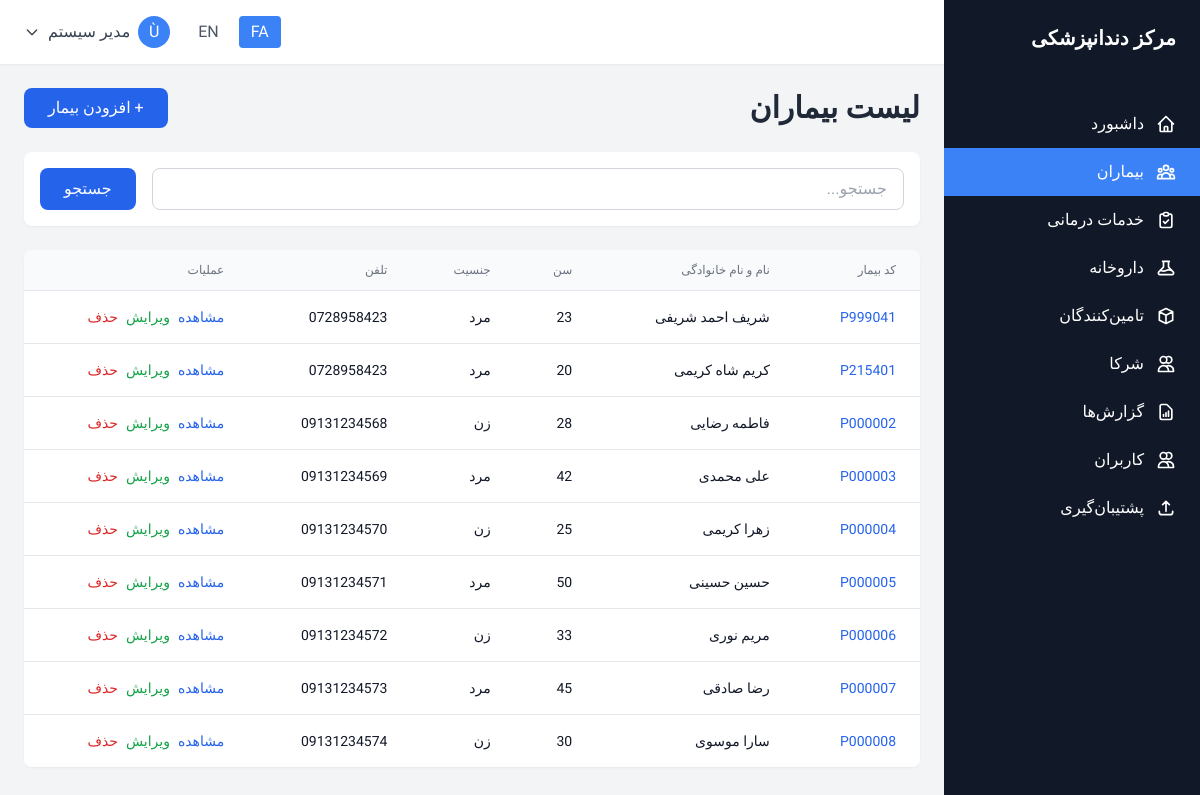
Page /patients/index.php (signed in) on the committed database.
### tables this page shows
CREATE TABLE IF NOT EXISTS system (
    id INT AUTO_INCREMENT PRIMARY KEY,
    record_type ENUM('setting', 'activity_log') NOT NULL,
    setting_key VARCHAR(50),
    setting_value TEXT,
    setting_type VARCHAR(20) DEFAULT 'text',
    description TEXT,
    user_id INT,
    action VARCHAR(50),
    table_name VARCHAR(50),
    record_id INT,
    ip_address VARCHAR(45),
    user_agent TEXT,
    created_at DATETIME DEFAULT CURRENT_TIMESTAMP,
    updated_at DATETIME DEFAULT CURRENT_TIMESTAMP ON UPDATE CURRENT_TIMESTAMP,
    INDEX idx_record_type (record_type),
    INDEX idx_setting_key (setting_key),
    INDEX idx_user_action (user_id, action),
    INDEX idx_table_record (table_name, record_id),
    INDEX idx_activity_date (created_at),
    UNIQUE KEY unique_setting (setting_key, record_type),
    FOREIGN KEY (user_id) REFERENCES users(id) ON DELETE SET NULL
);

CREATE TABLE IF NOT EXISTS patients (
    id INT AUTO_INCREMENT PRIMARY KEY,
    patient_code VARCHAR(20) UNIQUE NOT NULL,
    first_name VARCHAR(50) NOT NULL,
    last_name VARCHAR(50) NOT NULL,
    age INT,
    gender ENUM('male', 'female', 'other'),
    phone VARCHAR(20) NOT NULL,
    email VARCHAR(100),
    address TEXT,
    medical_history TEXT,
    allergies TEXT,
    notes TEXT,
    created_by INT,
    created_at DATETIME DEFAULT CURRENT_TIMESTAMP,
    updated_at DATETIME DEFAULT CURRENT_TIMESTAMP ON UPDATE CURRENT_TIMESTAMP,
    INDEX idx_patient_code (patient_code),
    INDEX idx_phone (phone),
    INDEX idx_name_phone (first_name, last_name, phone),
    INDEX idx_created_date (created_at),
    FOREIGN KEY (created_by) REFERENCES users(id) ON DELETE SET NULL
);

### patients/index.php (the view, shortened to what the rows shown need)
<?php
require_once '../config/config.php';
include '../includes/header.php';
$whereClause = '';
$params = [];
$patients = fetchAll("SELECT * FROM patients $whereClause ORDER BY created_at DESC", $params);
?>
<div class="space-y-6">
    <div class="flex items-center justify-between">
        <h1 class="text-3xl font-bold text-gray-800"><?php echo $lang['patient_list']; ?></h1>
    </div>
    <div class="bg-white rounded-lg shadow-sm overflow-hidden">
        <?php if (empty($patients)): ?>
            <div class="p-8 text-center text-gray-500">
                <?php echo $lang['no_data']; ?>
            </div>
        <?php else: ?>
            <div class="overflow-x-auto">
                <table class="min-w-full divide-y divide-gray-200">
                    <thead class="bg-gray-50">
                        <tr>
                            <th class="px-6 py-3 text-<?php echo $current_lang === 'fa' ? 'right' : 'left'; ?> text-xs font-medium text-gray-500 uppercase"><?php echo $lang['patient_code']; ?></th>
                            <th class="px-6 py-3 text-<?php echo $current_lang === 'fa' ? 'right' : 'left'; ?> text-xs font-medium text-gray-500 uppercase"><?php echo $lang['full_name']; ?></th>
                            <th class="px-6 py-3 text-<?php echo $current_lang === 'fa' ? 'right' : 'left'; ?> text-xs font-medium text-gray-500 uppercase"><?php echo $lang['age']; ?></th>
                            <th class="px-6 py-3 text-<?php echo $current_lang === 'fa' ? 'right' : 'left'; ?> text-xs font-medium text-gray-500 uppercase"><?php echo $lang['gender']; ?></th>
                            <th class="px-6 py-3 text-<?php echo $current_lang === 'fa' ? 'right' : 'left'; ?> text-xs font-medium text-gray-500 uppercase"><?php echo $lang['phone']; ?></th>
                            <th class="px-6 py-3 text-<?php echo $current_lang === 'fa' ? 'right' : 'left'; ?> text-xs font-medium text-gray-500 uppercase"><?php echo $lang['actions']; ?></th>
                        </tr>
                    </thead>
                    <tbody class="bg-white divide-y divide-gray-200">
                        <?php foreach ($patients as $patient): ?>
                        <tr class="hover:bg-gray-50">
                            <td class="px-6 py-4 whitespace-nowrap text-sm font-medium text-blue-600">
                                <?php echo $patient['patient_code']; ?>
                            </td>
                            <td class="px-6 py-4 whitespace-nowrap text-sm text-gray-900">
                                <?php echo htmlspecialchars($patient['first_name'] . ' ' . $patient['last_name']); ?>
                            </td>
                            <td class="px-6 py-4 whitespace-nowrap text-sm text-gray-900">
                                <?php echo $patient['age'] ?? '-'; ?>
                            </td>
                            <td class="px-6 py-4 whitespace-nowrap text-sm text-gray-900">
                                <?php echo $patient['gender'] ? $lang[$patient['gender']] : '-'; ?>
                            </td>
                            <td class="px-6 py-4 whitespace-nowrap text-sm text-gray-900">
                                <?php echo $patient['phone']; ?>
                            </td>
                            <td class="px-6 py-4 whitespace-nowrap text-sm font-medium">
                                <div class="flex gap-2">
                                    <a href="view.php?id=<?php echo $patient['id']; ?>"
                                       class="text-blue-600 hover:text-blue-900">
                                        <?php echo $lang['view']; ?>
                                    </a>
                                    <a href="edit.php?id=<?php echo $patient['id']; ?>"
                                       class="text-green-600 hover:text-green-900">
                                        <?php echo $lang['edit']; ?>
                                    </a>
                                    <button onclick="deletePatient(<?php echo $patient['id']; ?>)"
                                            class="text-red-600 hover:text-red-900">
                                        <?php echo $lang['delete']; ?>
                                    </button>
                                </div>
                            </td>
                        </tr>
                        <?php endforeach; ?>
                    </tbody>
                </table>
            </div>
        <?php endif; ?>
    </div>
</div>
<?php include '../includes/footer.php'; ?>

### includes/header.php (shortened to what the rows shown need)
<?php
$lang = loadLanguage();
?>
<!DOCTYPE html>
<html lang="<?php echo $current_lang; ?>" dir="<?php echo $current_lang === 'fa' ? 'rtl' : 'ltr'; ?>">
<head>
    <script src="https://cdn.tailwindcss.com"></script>
</head>
<body class="bg-gray-100">
    <div class="flex h-screen overflow-hidden">
        <aside class="w-64 bg-gray-900 text-white flex-shrink-0 hidden md:block flex flex-col">
            <div class="p-6 flex-shrink-0">
                <h1 class="text-xl font-bold"><?php echo getSetting('clinic_name', $lang['app_name']); ?></h1>
            </div>
        </aside>
        <div class="flex-1 flex flex-col overflow-hidden">
            <main class="flex-1 overflow-y-auto p-6">

### rows in the picture
system: setting_value "مرکز دندانپزشکی"
patients: patient_code "P999041", first_name+last_name "شریف احمد شریفی", age "23", gender "مرد", phone "0728958423"
patients: patient_code "P215401", first_name+last_name "کریم شاه کریمی", age "20", gender "مرد", phone "0728958423"
patients: patient_code "P000002", first_name+last_name "فاطمه رضایی", age "28", gender "زن", phone "09131234568"
patients: patient_code "P000003", first_name+last_name "علی محمدی", age "42", gender "مرد", phone "09131234569"
patients: patient_code "P000004", first_name+last_name "زهرا کریمی", age "25", gender "زن", phone "09131234570"
patients: patient_code "P000005", first_name+last_name "حسین حسینی", age "50", gender "مرد", phone "09131234571"
patients: patient_code "P000006", first_name+last_name "مریم نوری", age "33", gender "زن", phone "09131234572"
patients: patient_code "P000007", first_name+last_name "رضا صادقی", age "45", gender "مرد", phone "09131234573"
patients: patient_code "P000008", first_name+last_name "سارا موسوی", age "30", gender "زن", phone "09131234574"

### other values in the picture
$lang['menu_dashboard'] "داشبورد"
$lang['menu_patients'] "بیماران"
$lang['menu_services'] "خدمات درمانی"
$lang['menu_medicines'] "داروخانه"
$lang['menu_suppliers'] "تامین‌کنندگان"
$lang['menu_partners'] "شرکا"
$lang['menu_reports'] "گزارش‌ها"
$lang['menu_users'] "کاربران"
$lang['menu_backup'] "پشتیبان‌گیری"
substr($user['full_name'], 0, 1) "Ù"
$user['full_name'] "مدیر سیستم"
$lang['patient_list'] "لیست بیماران"
$lang['add_patient'] "افزودن بیمار"
$lang['search'] "جستجو"
$lang['patient_code'] "کد بیمار"
